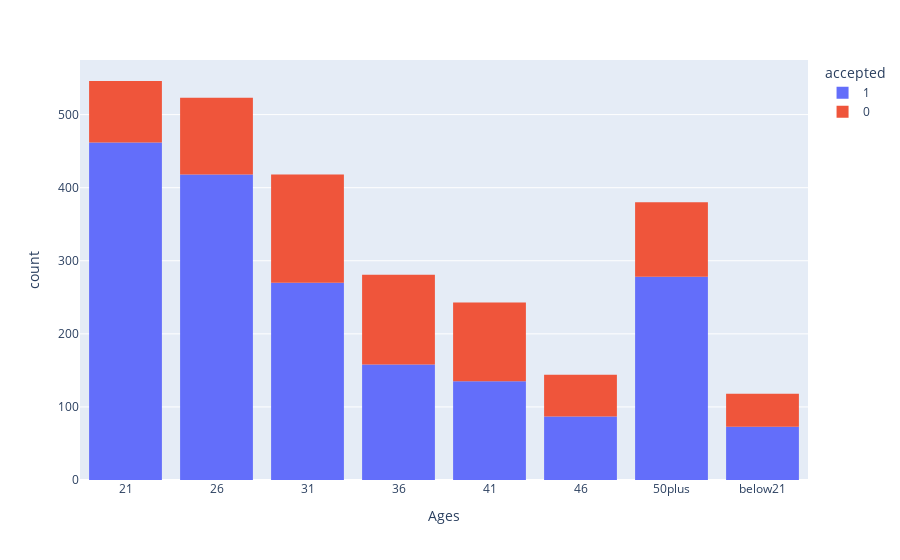

Here is the notebook cell this chart was saved with:
### Code cell
fig_lt20_ages = px.histogram(lt20, x=lt20['age'].sort_values(), color='accepted')
fig_lt20_ages.update_layout(xaxis_title='Ages')
fig_lt20_ages.show()

### Figure 1 — Plotly figure (JSON) as saved in the notebook; plotly's stock layout.template omitted (floating-point values rounded to 4 significant figures; data arrays with more than 128 entries replaced by an {"elided": "..."} marker saying what was removed)
{"data": [{"alignmentgroup": "True", "bingroup": "x", "hovertemplate": "accepted=1<br>x=%{x}<br>count=%{y}<extra></extra>", "legendgroup": "1", "marker": {"color": "#636efa", "pattern": {"shape": ""}}, "name": "1", "offsetgroup": "1", "orientation": "v", "showlegend": true, "type": "histogram", "x": {"elided": "1881 str values"}, "xaxis": "x", "yaxis": "y"}, {"alignmentgroup": "True", "bingroup": "x", "hovertemplate": "accepted=0<br>x=%{x}<br>count=%{y}<extra></extra>", "legendgroup": "0", "marker": {"color": "#EF553B", "pattern": {"shape": ""}}, "name": "0", "offsetgroup": "0", "orientation": "v", "showlegend": true, "type": "histogram", "x": {"elided": "772 str values"}, "xaxis": "x", "yaxis": "y"}], "layout": {"barmode": "relative", "legend": {"title": {"text": "accepted"}, "tracegroupgap": 0}, "margin": {"t": 60}, "xaxis": {"anchor": "y", "domain": [0, 1], "title": {"text": "Ages"}}, "yaxis": {"anchor": "x", "domain": [0, 1], "title": {"text": "count"}}}}
